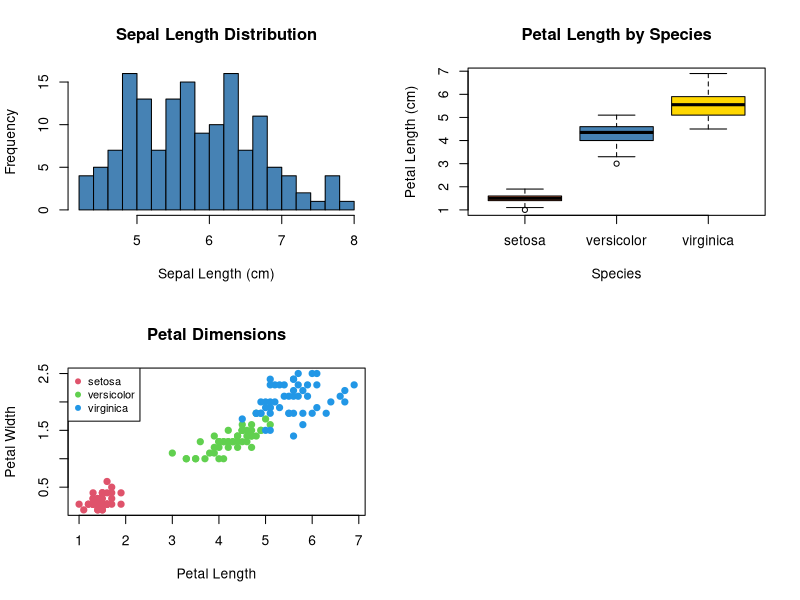
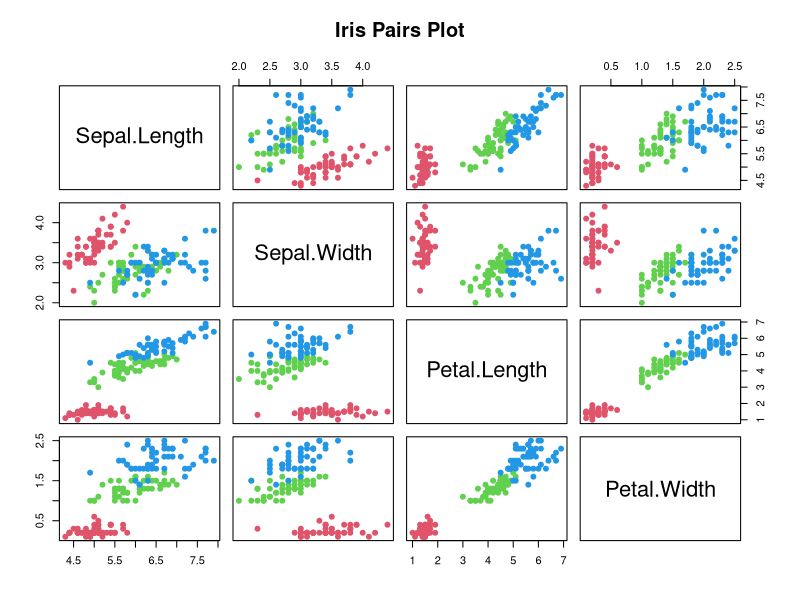

Source code (R) for these figures, in order:
## ---- chunk 1
knitr::opts_chunk$set(
  echo = TRUE,
  message = FALSE,
  warning = FALSE,
  fig.width = 7,
  fig.height = 5
)
## ---- chunk 2
# Basic arithmetic
2 + 3
10 - 4
6 * 7
45 / 9
2^10          # exponentiation
17 %% 5      # modulo (remainder)
17 %/% 5     # integer division
## ---- chunk 3
# Useful math functions
sqrt(144)
abs(-7.5)
log(100)        # natural log
log10(100)      # base-10 log
exp(1)          # e^1
round(3.14159, 2)
ceiling(4.3)
floor(4.9)
## ---- chunk 4
x <- 42
y = 3.14
name <- "Gaba"
is_workshop <- TRUE

x
y
name
is_workshop
## ---- chunk 5
# Check types
class(x)
class(name)
class(is_workshop)
typeof(x)
typeof(name)
## ---- chunk 6
# Creating numeric vectors
ages <- c(23, 31, 45, 28, 37)
ages

# Sequences
1:10
seq(0, 1, by = 0.2)
seq(1, 100, length.out = 5)

# Repetition
rep(0, 5)
rep(c(1, 2, 3), times = 3)
rep(c(1, 2, 3), each = 3)
## ---- chunk 7
countries <- c("Benin", "Togo", "Ghana", "Nigeria", "Senegal")
countries

# Useful string operations
nchar(countries)
toupper(countries)
paste("Country:", countries)
paste0("ID_", 1:5)
## ---- chunk 8
passed <- c(TRUE, FALSE, TRUE, TRUE, FALSE)
passed

# Logical operations
!passed
passed & c(TRUE, TRUE, FALSE, FALSE, TRUE)
passed | c(FALSE, FALSE, FALSE, TRUE, TRUE)

# Logical vectors from comparisons
ages > 30
ages >= 28 & ages <= 40
## ---- chunk 9
education <- c("BSc", "MSc", "PhD", "BSc", "PhD", "MSc", "BSc")
edu_factor <- factor(education)
edu_factor
levels(edu_factor)
table(edu_factor)

# Ordered factor
edu_ordered <- factor(education,
                      levels = c("BSc", "MSc", "PhD"),
                      ordered = TRUE)
edu_ordered
edu_ordered[1] < edu_ordered[3]
## ---- chunk 10
vals <- c(10, 20, 30, 40, 50, 60, 70, 80)

# Positive indexing
vals[1]
vals[c(1, 3, 5)]
vals[2:4]

# Negative indexing (exclude)
vals[-1]
vals[-c(1, 2)]

# Logical indexing
vals[vals > 40]
vals[vals >= 30 & vals <= 60]

# Named indexing
scores <- c(math = 90, physics = 85, chemistry = 92)
scores["physics"]
scores[c("math", "chemistry")]
## ---- chunk 11
a <- c(1, 2, 3, 4, 5)
b <- c(10, 20, 30, 40, 50)

a + b
a * b
a^2
sum(a)
mean(a)
sd(a)
cumsum(a)
## ---- chunk 12
# Create a matrix
m <- matrix(1:12, nrow = 3, ncol = 4)
m

# With row and column names
m2 <- matrix(c(85, 90, 78, 92, 88, 76, 95, 80, 82),
             nrow = 3, byrow = TRUE,
             dimnames = list(c("Alice", "Bob", "Carol"),
                             c("Math", "Physics", "Chemistry")))
m2

# Dimensions
dim(m2)
nrow(m2)
ncol(m2)
## ---- chunk 13
# Indexing
m2[1, 2]             # row 1, col 2
m2["Bob", ]          # entire row
m2[, "Chemistry"]    # entire column
m2[c(1, 3), c(1, 3)] # sub-matrix

# Matrix operations
t(m2)                # transpose
colMeans(m2)
rowSums(m2)
## ---- chunk 14
student <- list(
  name = "Amina",
  age = 24,
  scores = c(88, 92, 79),
  graduated = FALSE
)
student

# Accessing elements
student$name
student[["age"]]
student[[3]]        # third element (scores)

# Length
length(student)
## ---- chunk 15
# Nested list
department <- list(
  name = "Statistics",
  head = "Dr. Gaba",
  students = list(
    list(name = "Kofi", gpa = 3.8),
    list(name = "Fatou", gpa = 3.5),
    list(name = "Emeka", gpa = 3.9)
  )
)

department$students[[2]]$name
department$students[[3]]$gpa
## ---- chunk 16
df <- data.frame(
  name = c("Amina", "Kofi", "Fatou", "Emeka", "Ngozi"),
  age = c(24, 27, 22, 30, 25),
  country = c("Nigeria", "Ghana", "Senegal", "Nigeria", "Nigeria"),
  score = c(88, 76, 92, 85, 90),
  stringsAsFactors = FALSE
)
df

str(df)
summary(df)
## ---- chunk 17
# Accessing columns
df$name
df[, "score"]
df[["age"]]

# Filtering rows
df[df$score > 85, ]
df[df$country == "Nigeria", ]

# Adding a new column
df$pass <- df$score >= 80
df

# Dimensions
nrow(df)
ncol(df)
names(df)
## ---- chunk 18
library(tibble)

tb <- tibble(
  id = 1:5,
  value = rnorm(5),
  group = sample(c("A", "B"), 5, replace = TRUE)
)
tb

# Tibbles print nicely and never convert strings to factors
class(tb)
## ---- chunk 19
temperature <- 35

if (temperature > 30) {
  message("It is hot today.")
} else if (temperature > 20) {
  message("Pleasant weather.")
} else {
  message("It is cool.")
}
## ---- chunk 20
# Vectorised ifelse
scores <- c(45, 72, 88, 55, 91)
result <- ifelse(scores >= 60, "Pass", "Fail")
result
## ---- chunk 21
# Simple loop
for (i in 1:5) {
  cat("Iteration", i, "- square:", i^2, "\n")
}
## ---- chunk 22
# Accumulating results
countries <- c("Benin", "Togo", "Ghana")
greetings <- character(length(countries))

for (i in seq_along(countries)) {
  greetings[i] <- paste("Welcome to", countries[i])
}
greetings
## ---- chunk 23
count <- 1
total <- 0

while (total < 50) {
  total <- total + count
  count <- count + 1
}
cat("Stopped at count =", count - 1, "with total =", total, "\n")
## ---- chunk 24
# sapply -- simplify result to vector
sapply(1:5, function(x) x^2 + 1)

# lapply -- always returns a list
lapply(1:3, function(x) rep(x, x))

# vapply -- like sapply but with expected output type
vapply(c("hello", "world"), nchar, integer(1))
## ---- chunk 25
mat <- matrix(1:12, nrow = 3)
apply(mat, 1, sum)   # row sums
apply(mat, 2, mean)  # column means
## ---- chunk 26
greet <- function(name, greeting = "Hello") {
  paste(greeting, name, "- welcome to the workshop!")
}

greet("Amina")
greet("Kofi", greeting = "Bonjour")
## ---- chunk 27
describe <- function(x) {
  list(
    n = length(x),
    mean = mean(x, na.rm = TRUE),
    sd = sd(x, na.rm = TRUE),
    min = min(x, na.rm = TRUE),
    max = max(x, na.rm = TRUE),
    missing = sum(is.na(x))
  )
}

set.seed(42)
sample_data <- c(rnorm(20, mean = 50, sd = 10), NA, NA)
describe(sample_data)
## ---- chunk 28
generate_data <- function(n = 100, seed = 123) {
  set.seed(seed)
  tibble(
    id = 1:n,
    x = rnorm(n),
    y = 2 * x + rnorm(n, sd = 0.5),
    group = sample(LETTERS[1:3], n, replace = TRUE)
  )
}

sim <- generate_data(10)
sim
## ---- chunk 29
# Without pipe
round(mean(c(1.5, 2.7, 3.3, 4.1)), 1)

# With base pipe
c(1.5, 2.7, 3.3, 4.1) |> mean() |> round(1)
## ---- chunk 30
library(magrittr)

# Equivalent using %>%
c(1.5, 2.7, 3.3, 4.1) %>% mean() %>% round(1)

# Useful with placeholder
c(10, 20, NA, 40) %>% mean(na.rm = TRUE) %>% paste("The mean is", .)
## ---- chunk 31
# Practical example: filter and summarise in one pipeline
mtcars |>
  subset(cyl == 6) |>
  (\(d) data.frame(
    n = nrow(d),
    avg_mpg = mean(d$mpg),
    avg_hp = mean(d$hp)
  ))()
## ---- chunk 32
# Load the data
data(iris)

# Dimensions
dim(iris)

# Structure
str(iris)

# First and last rows
head(iris)
tail(iris)

# Summary statistics
summary(iris)
## ---- chunk 33
# Only setosa
setosa <- iris[iris$Species == "setosa", ]
nrow(setosa)

# Flowers with Sepal.Length > 7
large_sepal <- iris[iris$Sepal.Length > 7, ]
large_sepal

# Select only petal columns
petal_data <- iris[, c("Petal.Length", "Petal.Width", "Species")]
head(petal_data)
## ---- chunk 34
# Mean sepal length by species
tapply(iris$Sepal.Length, iris$Species, mean)

# Standard deviation of petal width by species
tapply(iris$Petal.Width, iris$Species, sd)
## ---- chunk 35
# aggregate for multiple summaries
aggregate(. ~ Species, data = iris, FUN = mean)
## ---- chunk 36
species_summary <- function(data, variable) {
  tapply(data[[variable]], data$Species, function(x) {
    c(mean = mean(x), sd = sd(x), min = min(x), max = max(x))
  })
}

species_summary(iris, "Sepal.Length")
species_summary(iris, "Petal.Width")
## ---- chunk 37
par(mfrow = c(2, 2))

# Histogram
hist(iris$Sepal.Length, col = "steelblue", main = "Sepal Length Distribution",
     xlab = "Sepal Length (cm)", breaks = 15)

# Boxplot by species
boxplot(Petal.Length ~ Species, data = iris, col = c("coral", "steelblue", "gold"),
        main = "Petal Length by Species", ylab = "Petal Length (cm)")

# Scatter plot
plot(iris$Petal.Length, iris$Petal.Width,
     col = as.numeric(iris$Species) + 1, pch = 19,
     xlab = "Petal Length", ylab = "Petal Width",
     main = "Petal Dimensions")
legend("topleft", levels(iris$Species), col = 2:4, pch = 19, cex = 0.8)

# Pairs plot (subset)
pairs(iris[, 1:4], col = as.numeric(iris$Species) + 1, pch = 19,
      main = "Iris Pairs Plot")

par(mfrow = c(1, 1))
## ---- chunk 38
sessionInfo()
